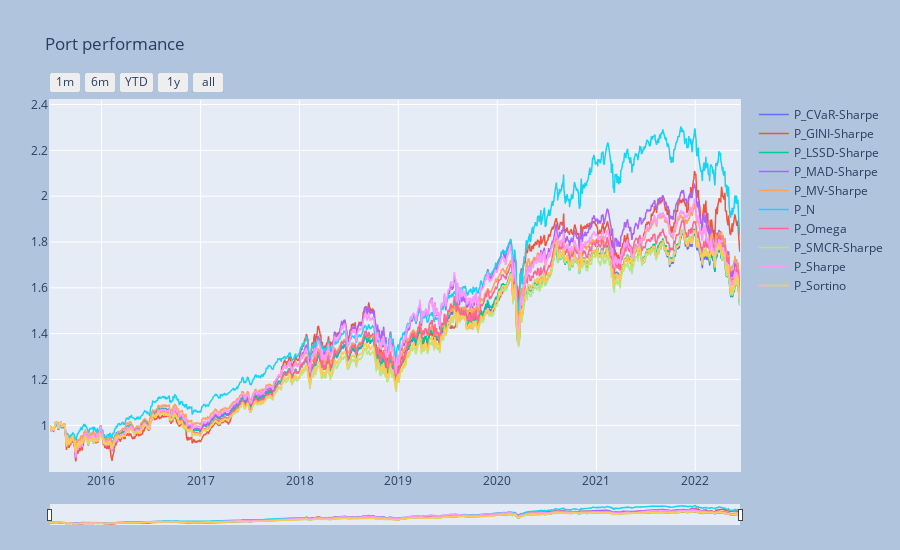

Here is the notebook cell this chart was saved with:
### Markdown cell above
### Time-series visualization 

We used the flag `componly=True` to plot only the portfolio components.

### Code cell
_ = ps.port_view_all(componly=True, fancy=True)

### Figure 1 — Plotly figure (JSON) as saved in the notebook; plotly's stock layout.template omitted (floating-point values rounded to 4 significant figures; data arrays with more than 128 entries replaced by an {"elided": "..."} marker saying what was removed)
{"data": [{"line": {"width": 1.5}, "name": "P_CVaR-Sharpe", "type": "scatter", "x": {"elided": "1757 str values"}, "y": {"elided": "1757 float values"}}, {"line": {"width": 1.5}, "name": "P_GINI-Sharpe", "type": "scatter", "x": {"elided": "1757 str values"}, "y": {"elided": "1757 float values"}}, {"line": {"width": 1.5}, "name": "P_LSSD-Sharpe", "type": "scatter", "x": {"elided": "1757 str values"}, "y": {"elided": "1757 float values"}}, {"line": {"width": 1.5}, "name": "P_MAD-Sharpe", "type": "scatter", "x": {"elided": "1757 str values"}, "y": {"elided": "1757 float values"}}, {"line": {"width": 1.5}, "name": "P_MV-Sharpe", "type": "scatter", "x": {"elided": "1757 str values"}, "y": {"elided": "1757 float values"}}, {"line": {"width": 1.5}, "name": "P_N", "type": "scatter", "x": {"elided": "1757 str values"}, "y": {"elided": "1757 float values"}}, {"line": {"width": 1.5}, "name": "P_Omega", "type": "scatter", "x": {"elided": "1757 str values"}, "y": {"elided": "1757 float values"}}, {"line": {"width": 1.5}, "name": "P_SMCR-Sharpe", "type": "scatter", "x": {"elided": "1757 str values"}, "y": {"elided": "1757 float values"}}, {"line": {"width": 1.5}, "name": "P_Sharpe", "type": "scatter", "x": {"elided": "1757 str values"}, "y": {"elided": "1757 float values"}}, {"line": {"width": 1.5}, "name": "P_Sortino", "type": "scatter", "x": {"elided": "1757 str values"}, "y": {"elided": "1757 float values"}}], "layout": {"autosize": false, "height": 550, "margin": {"b": 25, "l": 50, "pad": 1, "r": 50, "t": 100}, "paper_bgcolor": "LightSteelBlue", "title": {"text": "Port performance"}, "width": 900, "xaxis": {"autorange": false, "fixedrange": false, "range": ["2015-06-25T00:00:00", "2022-06-15T00:00:00"], "rangeselector": {"buttons": [{"count": 1, "label": "1m", "step": "month", "stepmode": "backward"}, {"count": 6, "label": "6m", "step": "month", "stepmode": "backward"}, {"count": 1, "label": "YTD", "step": "year", "stepmode": "todate"}, {"count": 1, "label": "1y", "step": "year", "stepmode": "backward"}, {"step": "all"}]}, "rangeslider": {"thickness": 0.05, "visible": true}, "type": "date"}, "yaxis": {"autorange": false, "fixedrange": false, "range": [0.8009, 2.42]}}}
